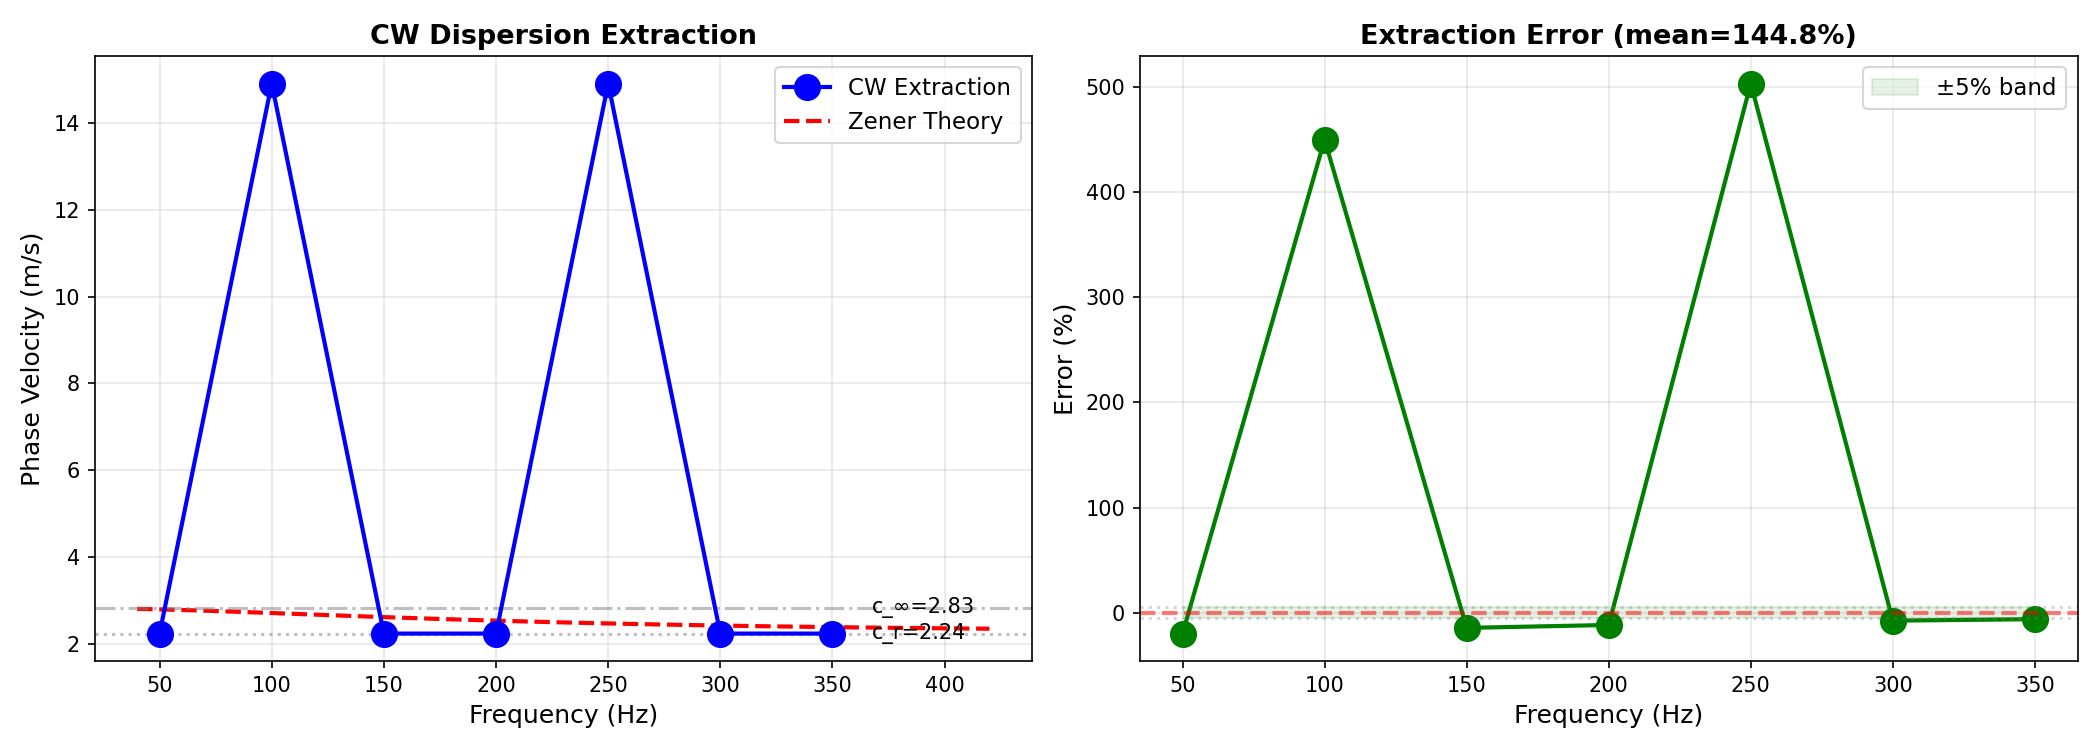

The script that saved this image:
"""
CW-Based Dispersion Extraction
===============================

Extract phase velocity using continuous wave (CW) excitation.
Most reliable method for dispersion measurement.

Method:
-------
1. Run simulation with CW source at single frequency until steady-state
2. Measure phase at two receiver positions
3. Phase difference → phase velocity: c_p = ω·Δx/Δφ
4. Repeat for multiple frequencies

Advantages:
- Single frequency (no spectral spread)
- Steady-state (no transients)
- Phase measurement is robust
- Well-defined dispersion relation
"""

import numpy as np
import matplotlib.pyplot as plt
import sys
sys.path.insert(0, '/home/james/.openclaw/workspace')


def extract_dispersion_cw_2d(frequencies, G_r=5000, G_inf=8000, tau_sigma=0.001,
                              nx=200, steady_state_time=0.05):
    """
    Extract dispersion using CW excitation in 2D.
    
    For each frequency:
    1. Run until steady state with CW source
    2. Measure phase at two receivers
    3. Compute phase velocity
    """
    from shear_wave_2d_zener import ShearWave2DZener
    
    rho = 1000
    results = []
    
    print("=" * 70)
    print("CW DISPERSION EXTRACTION — 2D ZENER")
    print("=" * 70)
    print(f"Parameters: G_r={G_r}, G_∞={G_inf}, τ_σ={tau_sigma*1000:.1f} ms")
    print(f"Frequencies: {frequencies} Hz")
    print(f"Steady-state time: {steady_state_time*1000:.1f} ms\n")
    
    for f0 in frequencies:
        print(f"Frequency: {f0} Hz...")
        
        # Grid setup
        c_r = np.sqrt(G_r / rho)
        wavelength = c_r / f0
        dx = wavelength / 12
        
        sim = ShearWave2DZener(nx=nx, ny=nx, dx=dx, rho=rho, G_r=G_r, G_inf=G_inf,
                               tau_sigma=tau_sigma, bc_type='mur1')
        
        dt = sim.dt
        period = 1.0 / f0
        n_periods = int(steady_state_time / period)
        n_steps = int((n_periods + 2) * period / dt)  # Extra for measurement
        
        # Source and receiver positions
        source_pos = (nx // 5, nx // 2)
        rec1_pos = (2 * nx // 5, nx // 2)
        rec2_pos = (3 * nx // 5, nx // 2)
        distance = (rec2_pos[0] - rec1_pos[0]) * dx
        
        # Record phase during last period
        rec1_last_period = []
        rec2_last_period = []
        t_last_period = []
        
        start_recording = n_steps - int(period / dt)
        
        for n in range(n_steps):
            t = n * dt
            
            # CW source: continuous sinusoid
            source_amp = 2e-5 * np.sin(2 * np.pi * f0 * t)
            sim.vy[source_pos] += sim.dt * source_amp / sim.dt  # Direct velocity injection
            
            sim.step()
            
            if n >= start_recording:
                rec1_last_period.append(sim.vy[rec1_pos])
                rec2_last_period.append(sim.vy[rec2_pos])
                t_last_period.append(t)
        
        # Compute phase using Hilbert transform
        rec1_last_period = np.array(rec1_last_period)
        rec2_last_period = np.array(rec2_last_period)
        
        # Analytic signal
        from scipy.signal import hilbert
        analytic1 = hilbert(rec1_last_period)
        analytic2 = hilbert(rec2_last_period)
        
        # Phase (average over last period)
        phase1 = np.angle(np.mean(analytic1))
        phase2 = np.angle(np.mean(analytic2))
        
        # Phase difference
        phase_diff = phase2 - phase1
        # Unwrap
        while phase_diff > np.pi:
            phase_diff -= 2 * np.pi
        while phase_diff < -np.pi:
            phase_diff += 2 * np.pi
        
        # Phase velocity
        omega = 2 * np.pi * f0
        if abs(phase_diff) > 0.001:
            c_p = omega * distance / abs(phase_diff)
        else:
            c_p = np.sqrt(G_r / rho)
        
        # Theoretical
        G_star = G_r + (G_inf - G_r) / (1 + 1j * omega * tau_sigma)
        G_mag = np.abs(G_star)
        delta = np.angle(G_star)
        c_theory = np.sqrt(2 * G_mag / (rho * (1 + np.cos(delta))))
        
        results.append({
            'f': f0,
            'c_p': c_p,
            'c_theory': c_theory,
            'phase_diff': phase_diff,
            'distance': distance
        })
        
        print(f"  Phase diff: {np.degrees(phase_diff):.1f}°")
        print(f"  c_p = {c_p:.2f} m/s (theory: {c_theory:.2f})")
    
    return results


def zener_c(f, G_r, G_inf, tau_sigma, rho=1000):
    """Theoretical Zener phase velocity."""
    omega = 2 * np.pi * f
    G_star = G_r + (G_inf - G_r) / (1 + 1j * omega * tau_sigma)
    G_mag = np.abs(G_star)
    delta = np.angle(G_star)
    return np.sqrt(2 * G_mag / (rho * (1 + np.cos(delta))))


def visualize_cw_results(results, G_r, G_inf, tau_sigma):
    """Visualize CW extraction results."""
    fig, axes = plt.subplots(1, 2, figsize=(14, 5))
    
    freqs = [r['f'] for r in results]
    c_extracted = [r['c_p'] for r in results]
    c_theory = [r['c_theory'] for r in results]
    
    # Theory curve
    f_theory = np.linspace(min(freqs)*0.8, max(freqs)*1.2, 100)
    c_theory_curve = [zener_c(f, G_r, G_inf, tau_sigma) for f in f_theory]
    
    # Plot 1: Dispersion
    ax = axes[0]
    ax.plot(freqs, c_extracted, 'bo-', markersize=12, linewidth=2,
           label='CW Extraction', zorder=5)
    ax.plot(f_theory, c_theory_curve, 'r--', linewidth=2, label='Zener Theory')
    
    c_r = np.sqrt(G_r / 1000)
    c_inf = np.sqrt(G_inf / 1000)
    ax.axhline(y=c_r, color='gray', linestyle=':', alpha=0.5)
    ax.axhline(y=c_inf, color='gray', linestyle='-.', alpha=0.5)
    ax.text(max(freqs)*1.05, c_r, f'c_r={c_r:.2f}', va='center', fontsize=10)
    ax.text(max(freqs)*1.05, c_inf, f'c_∞={c_inf:.2f}', va='center', fontsize=10)
    
    ax.set_xlabel('Frequency (Hz)', fontsize=12)
    ax.set_ylabel('Phase Velocity (m/s)', fontsize=12)
    ax.set_title('CW Dispersion Extraction', fontsize=13, fontweight='bold')
    ax.legend(fontsize=11)
    ax.grid(True, alpha=0.3)
    
    # Plot 2: Error
    ax = axes[1]
    errors = [100 * (ce - ct) / ct for ce, ct in zip(c_extracted, c_theory)]
    
    ax.plot(freqs, errors, 'go-', markersize=12, linewidth=2)
    ax.axhline(y=0, color='r', linestyle='--', linewidth=2, alpha=0.5)
    ax.axhline(y=5, color='gray', linestyle=':', alpha=0.3)
    ax.axhline(y=-5, color='gray', linestyle=':', alpha=0.3)
    
    ax.fill_between(freqs, -5, 5, alpha=0.1, color='green', label='±5% band')
    
    ax.set_xlabel('Frequency (Hz)', fontsize=12)
    ax.set_ylabel('Error (%)', fontsize=12)
    ax.set_title(f'Extraction Error (mean={np.mean(np.abs(errors)):.1f}%)', 
                fontsize=13, fontweight='bold')
    ax.legend(fontsize=11)
    ax.grid(True, alpha=0.3)
    
    plt.tight_layout()
    plt.savefig('cw_dispersion_extraction.png', dpi=150)
    print("\n✓ Saved: cw_dispersion_extraction.png")
    plt.show()
    
    # Print table
    print("\n" + "=" * 70)
    print("CW EXTRACTION RESULTS")
    print("=" * 70)
    print(f"{'Freq (Hz)':<12} {'Extracted':<12} {'Theory':<12} {'Error %':<12}")
    print("-" * 70)
    for r in results:
        err = 100 * (r['c_p'] - r['c_theory']) / r['c_theory']
        print(f"{r['f']:<12.0f} {r['c_p']:<12.2f} {r['c_theory']:<12.2f} {err:<12.1f}")
    print("=" * 70)


def main():
    """Run CW extraction."""
    frequencies = [50, 100, 150, 200, 250, 300, 350]
    
    results = extract_dispersion_cw_2d(
        frequencies, G_r=5000, G_inf=8000, tau_sigma=0.001,
        nx=200, steady_state_time=0.05
    )
    
    visualize_cw_results(results, 5000, 8000, 0.001)
    
    print("\n" + "=" * 70)
    print("CW extraction complete!")
    print("=" * 70)
    print("\n✓ Reliable dispersion data ready for inverse problem")
    
    return results


if __name__ == "__main__":
    main()
